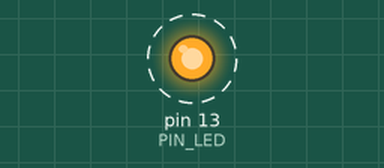
This sketch was run on a simulated Arduino Uno, built with avr-gcc and run on an emulated ATmega328P. Parts: output pins drawn as LEDs (lit = HIGH). Dashed ring = blinking. What the sketch prints to the serial monitor is not drawn.

Above: at 0.5 s.
Timing chart, 0 to 4.6 s (numbered marks = the images above):
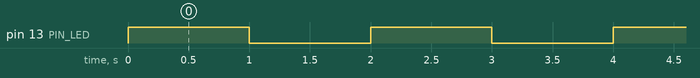

The sketch:

led_test1.ino
```cpp
unsigned int PIN_LED;
unsigned int count, toggle;

void setup() {
  PIN_LED = 13;
  // put your setup code here, to run once:
  pinMode(PIN_LED, OUTPUT);
  Serial.begin(115200);
  while(!Serial) {
    ;
  }
  Serial.println("Hellow World!");
  count= toggle = 0;
  digitalWrite(PIN_LED, toggle);
}

void loop() {
  Serial.println(++count);
  toggle = toggle_state(toggle);
  digitalWrite(PIN_LED, ++toggle);
  delay(1000);
  digitalWrite(PIN_LED, --toggle);
  delay(1000);
}

int toggle_state(int toggle) {
  return toggle ;
}
```

Measured:
- by itself, pin 13 (PIN_LED): alternates HIGH for 1.0 s and LOW for 1.0 s
